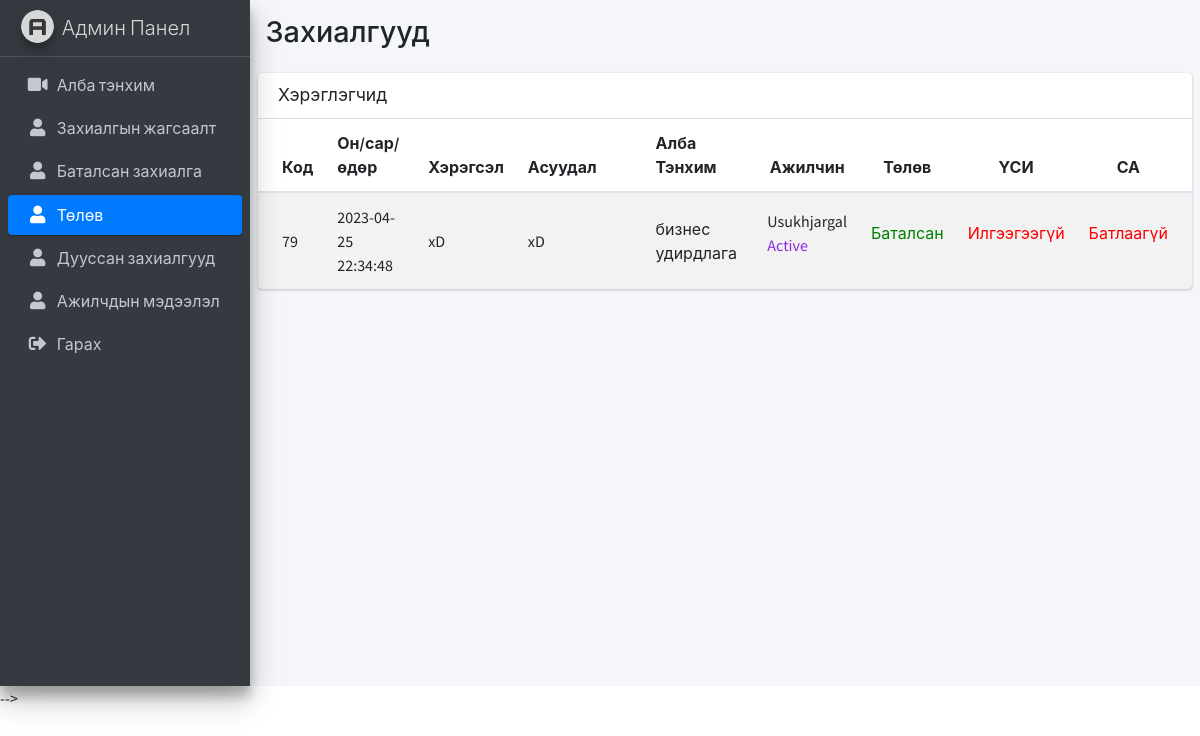
Before: /workProcess.php with the older database file.
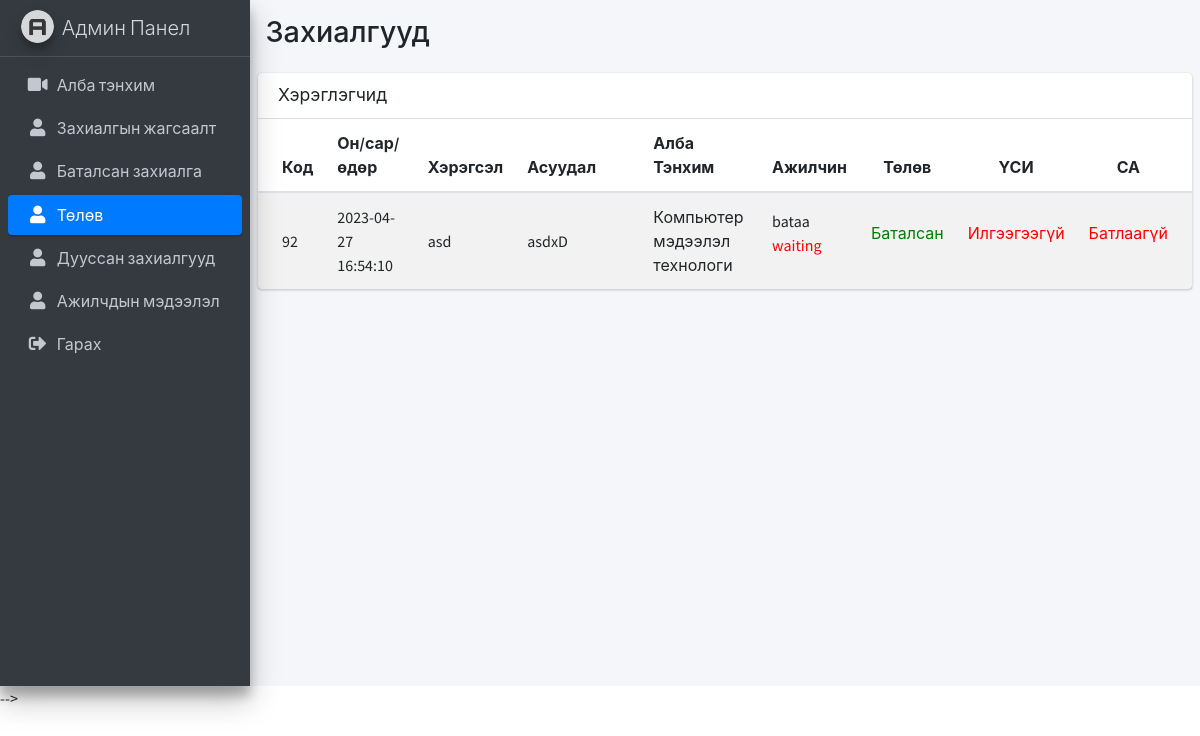
After: the same page with the newer database file.
### tables this page shows
CREATE TABLE `workorder` (
  `order_id` int(11) NOT NULL,
  `orderDate` timestamp NOT NULL DEFAULT current_timestamp() ON UPDATE current_timestamp(),
  `doneDate` varchar(255) DEFAULT NULL,
  `item` varchar(150) NOT NULL,
  `roomNumber` varchar(100) DEFAULT NULL,
  `problem` text NOT NULL,
  `userID` char(8) NOT NULL,
  `dataStatusId` int(1) DEFAULT NULL,
  `money_order` int(11) DEFAULT NULL,
  `orderStatus` int(1) DEFAULT NULL,
  `employee_id` char(10) DEFAULT NULL,
  `checkStatus` int(1) DEFAULT NULL
);

CREATE TABLE `users` (
  `user_id` char(8) NOT NULL,
  `username` varchar(45) NOT NULL,
  `lastname` varchar(45) NOT NULL,
  `phone` int(11) NOT NULL,
  `email` varchar(125) NOT NULL,
  `password` varchar(45) NOT NULL,
  `gender` char(8) DEFAULT NULL
);

CREATE TABLE `employee` (
  `employee_id` char(8) NOT NULL,
  `username` varchar(50) NOT NULL,
  `lastname` varchar(50) NOT NULL,
  `phone` varchar(20) NOT NULL,
  `email` varchar(50) NOT NULL,
  `password` varchar(50) NOT NULL,
  `gender` char(10) NOT NULL
);

### workProcess.php (the view, shortened to what this page needs)
<!DOCTYPE html>
<html>
<head>
    <link rel="stylesheet" href="plugins/fontawesome-free/css/all.min.css" />
    <link rel="stylesheet" href="https://code.ionicframework.com/ionicons/2.0.1/css/ionicons.min.css" />
    <link rel="stylesheet" href="dist/css/adminlte.min.css" />
</head>
<body class="hold-transition sidebar-mini">
    <div class="wrapper">
        <aside class="main-sidebar sidebar-dark-primary elevation-4">
            <a href="admin-index.html" class="brand-link">
                <img src="dist/img/AdminLTELogo.png" alt="AdminLTE Logo" class="brand-image img-circle elevation-3" style="opacity: 0.8;" />
                <span class="brand-text font-weight-light">Админ Панел</span>
            </a>
            <div class="sidebar">
                <nav class="mt-2">
                    <ul class="nav nav-pills nav-sidebar flex-column" data-widget="treeview" role="menu" data-accordion="false">
                        <li class="nav-item">
                            <a href="admin-movie.php" class="nav-link">
                                <i class="nav-icon fas fa-video"></i>
                                <p>
                                    Алба тэнхим
                                </p>
                            </a>
                        </li>
                        <li class="nav-item">
                            <a href="admin-users.php" class="nav-link">
                                <i class="nav-icon fas fa-user"></i>
                                <p>Захиалгын жагсаалт</p>
                            </a>
                        </li>
                        <li class="nav-item">
                            <a href="admin-orderConfirm.php" class="nav-link">
                                <i class="nav-icon fas fa-user"></i>
                                <p>Баталсан захиалга</p>
                            </a>
                        </li>
                        <li class="nav-item">
                            <a href="workProcess.php" class="nav-link active">
                                <i class="nav-icon fas fa-user"></i>
                                <p>Төлөв</p>
                            </a>
                        </li>
                        <li class="nav-item">
                            <a href="admin-done.php" class="nav-link">
                                <i class="nav-icon fas fa-user"></i>
                                <p>Дууссан захиалгууд</p>
                            </a>
                        </li>
                        <li class="nav-item">
                            <a href="employee-user.php" class="nav-link">
                                <i class="nav-icon fas fa-user"></i>
                                <p>Ажилчдын мэдээлэл</p>
                            </a>
                        </li>
                        <li class="nav-item">
                        <li class="nav-item">
                            <a href="./service/logout.php" class="nav-link">
                                <i class="nav-icon fas fa-sign-out-alt"></i>
                                <p>Гарах</p>
                            </a>
                        </li>
                    </ul>
                </nav>
            </div>
        </aside>
        <div class="content-wrapper">
            <section class="content-header">
                <div class="container-fluid">
                    <div class="row mb-2">
                        <div class="col-sm-6">
                            <h1>Захиалгууд</h1>
                        </div>
                    </div>
                </div>
            </section>
            <?php
            include("./service/dbConnect.php");
            $sql = "SELECT * FROM workorder  WHERE dataStatusId = 1 AND checkStatus < 2 AND  employee_id IS NOT NULL ORDER BY orderDate DESC ";
            $result = $conn->query($sql);
            if ($result->num_rows > 0) {
            ?>
                <section class="content">
                    <form action="./employee/sent.php" method="POST">
                        <div class="card">
                            <div class="card-header">
                                <h3 class="card-title">Хэрэглэгчид</h3>
                            </div>
                            <div class="card-body p-0">
                                <table class="table table-striped projects">
                                    <thead>
                                        <tr>
                                            <th style="width: 6%">Код</th>
                                            <th style="width: 15%">Он/сар/өдөр</th>
                                            <th style="width: 10%">Хэрэгсэл</th>
                                            <th style="width: 30%">Асуудал</th>
                                            <th style="width: 15%">Алба Тэнхим</th>
                                            <th style="width: 8%; text-align: center">Ажилчин</th>
                                            <th style="width: 8%; text-align: center">Төлөв</th>
                                            <th style="width: 10%; text-align: center">ҮСИ</th>
                                            <th style="width: 10%; text-align: center">СА</th>
                                        </tr>
                                    </thead>
                                    <tbody>
                                        <?php
                                        while ($row = $result->fetch_assoc()) {
                                        ?>
                                            <tr>
                                                <td>
                                                    <?php echo $row['order_id'] ?>
                                                </td>
                                                <td>
                                                    <a>
                                                        <?php echo $row['orderDate'] ?>
                                                    </a>
                                                    <br />
                                                </td>
                                                <td>
                                                    <?php echo $row['item'] ?>
                                                </td>
                                                <td>
                                                    <?php echo $row['problem'] ?>
                                                </td>
                                                <td>
                                                    <?php $id  =  $row['userID'];
                                                    $qry = mysqli_query($conn, "SELECT * FROM users WHERE user_id  = '$id'");
                                                    if (mysqli_num_rows($qry) > 0) {
                                                        $rws = mysqli_fetch_assoc($qry);
                                                        echo $rws['username'];
                                                    }
                                                    ?>
                                                </td>
                                                <td>
                                                    <?php
                                                    $employee_id = $row['employee_id'];
                                                    $emp = "SELECT * FROM employee WHERE employee_id = '$employee_id'";
                                                    $res = mysqli_query($conn, $emp);
                                                    if (mysqli_num_rows($res) > 0) {
                                                        $rw = mysqli_fetch_assoc($res)
                                                    ?>
                                                    <?php
                                                        echo $rw['username'];
                                                    }
                                                    ?>
                                                    <?php if ($row['checkStatus'] == 1) {
                                                    ?>
                                                        <p style="color :blueviolet">Active</p>
                                                    <?php
                                                    } else {
                                                    ?>
                                                        <p style="color:red">waiting</p>
                                                    <?php
                                                    }
                                                    ?>
                                                </td>
                                                <td class="project-actions text-right">
                                                    <?php if ($row['dataStatusId'] == 1) {
                                                    ?>
                                                        <p class="status">Баталсан </p>
                                                    <?php
                                                    } else {
                                                    ?>
                                                        <p class="status2">Батлаагүй</p>
                                                    <?php
                                                    };
                                                    ?>
                                                </td>
                                                <td class="project-actions text-right">
                                                    <?php if ($row['money_order'] > 0) {
                                                    ?>
                                                        <p class="status1">Илгээсэн </p>
                                                    <?php
                                                    } else {
                                                    ?>
                                                        <p class="status2">Илгээгээгүй</p>
                                                    <?php
                                                    };
                                                    ?>
                                                </td>
                                                <td class="project-actions text-right">
                                                    <?php if ($row['orderStatus'] == 1) {
                                                    ?>
                                                        <p class="status">Баталсан </p>
                                                    <?php
                                                    } else {
                                                    ?>
                                                        <p class="status2">Батлаагүй</p>
                                                    <?php
                                                    };
                                                    ?>
                                                </td>
                                            </tr>
                                        <?php     } ?>
                                    </tbody>
                                </table>
                            </div>
                    </div>
                    </form>
                </section>
            <?php
            } else {
                echo "0 results";
            }
            ?>
        </div>
    </div> -->
</body>
</html>

### workProcess.php (style rules this page uses)
.status { color: green; }
.status2 { color: red; }

Changed rows visible on the page:
removed workorder: order_id "79", orderDate "2023-04-25 22:34:48", item "xD", problem "xD", userID.username "бизнес удирдлага", employee.username "Usukhjargal", checkStatus "Active", dataStatusId "Баталсан", shows "Илгээгээгүй", shows "Батлаагүй"
added workorder: order_id "92", orderDate "2023-04-27 16:54:10", item "asd", problem "asdxD", userID.username "Компьютер мэдээлэл технологи", employee.username "bataa", checkStatus "waiting", dataStatusId "Баталсан", shows "Илгээгээгүй", shows "Батлаагүй"
